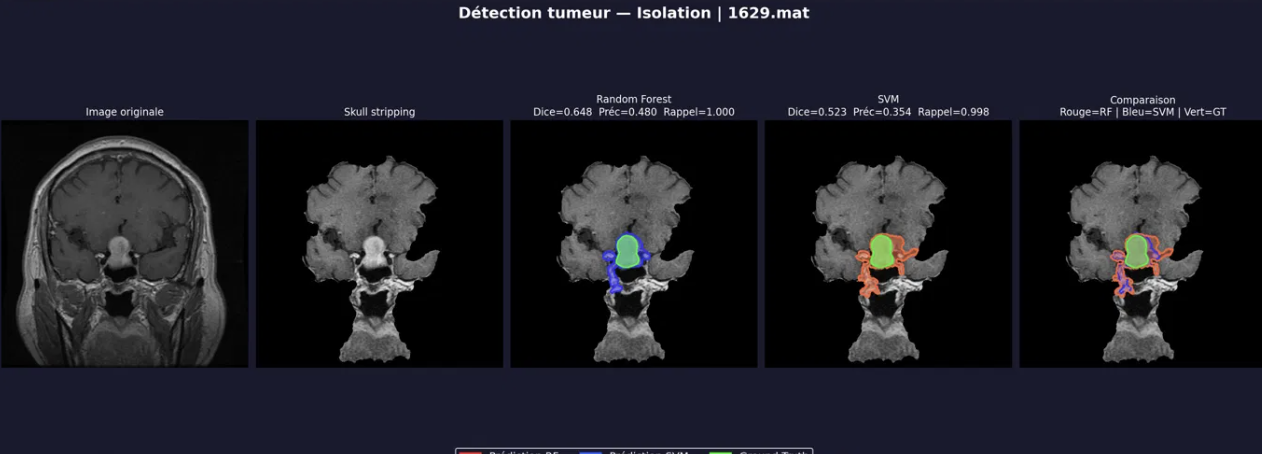
#> input picture script/1629.png, 1262 x 454 px
$ python -i test_image1_sans_yeux.py   (imports and definitions only)
#> lines starting #> are read from the running program, lines starting #| are printed output that depends on the picture; after the words box and inside, x2 and y2 are one past the last pixel; in counts of white or black regions, pixels touching at a corner belong together
import numpy as np
import cv2
import h5py
import matplotlib.pyplot as plt
from skimage.segmentation import active_contour
from skimage.filters import gaussian, threshold_otsu
from skimage.draw import polygon
from skimage import measure, morphology
from scipy.ndimage import binary_fill_holes

# ============================================================
# 1. CHARGEMENT
# ============================================================
# [5 lines left out: function charger_mat_v73, not called in this run]


# ============================================================
# 2. NORMALISATION
# ============================================================
def normaliser(img_raw):
    return cv2.normalize(img_raw, None, 0, 255, cv2.NORM_MINMAX).astype(np.uint8)


# ============================================================
# 3. SUPPRESSION DU CRÂNE : Otsu → ellipse → snake → soustraction
# ============================================================
def supprimer_crane(img_8u,
                    sigma_snake=3,
                    alpha=0.01, beta=5, gamma=0.001,
                    rayon_dilation=15,
                    seuil_crane=170):
#> called with sigma_snake = 3, alpha = 0.01, beta = 5, gamma = 0.001, rayon_dilation = 15, seuil_crane = 170
    h, w = img_8u.shape
#> h = 454; w = 1262

    # Otsu → plus grande région → fill holes
    img_blur = cv2.GaussianBlur(img_8u, (5, 5), 0)
    seuil    = threshold_otsu(img_blur)
#> seuil = 56
    mask_bin = (img_blur > seuil).astype(np.uint8)
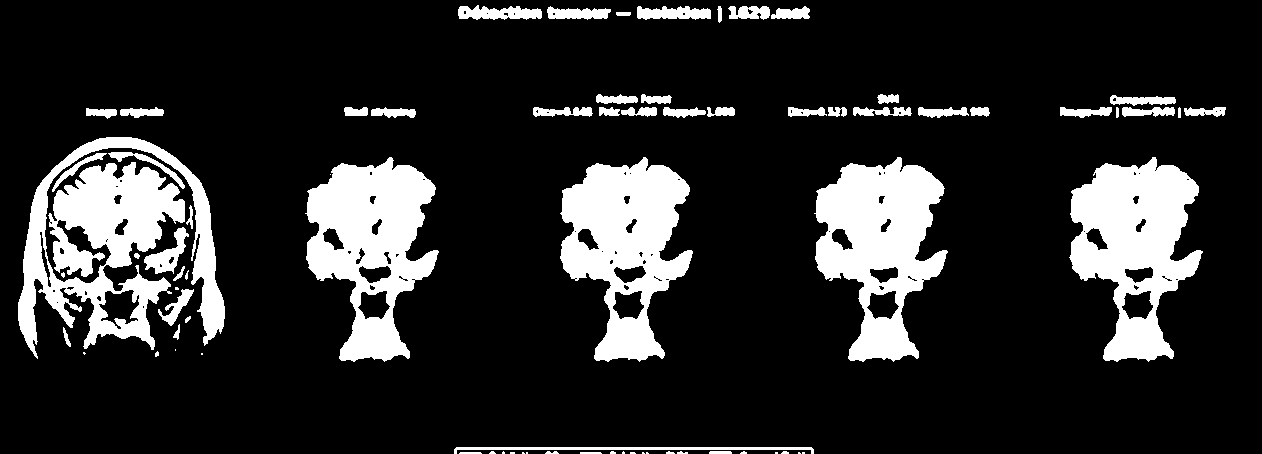
#> mask_bin: shape (454, 1262); values 0 (black) and 1 (white), 16.6% white; 75 white regions (23 under 20 px)
    labels   = measure.label(mask_bin)
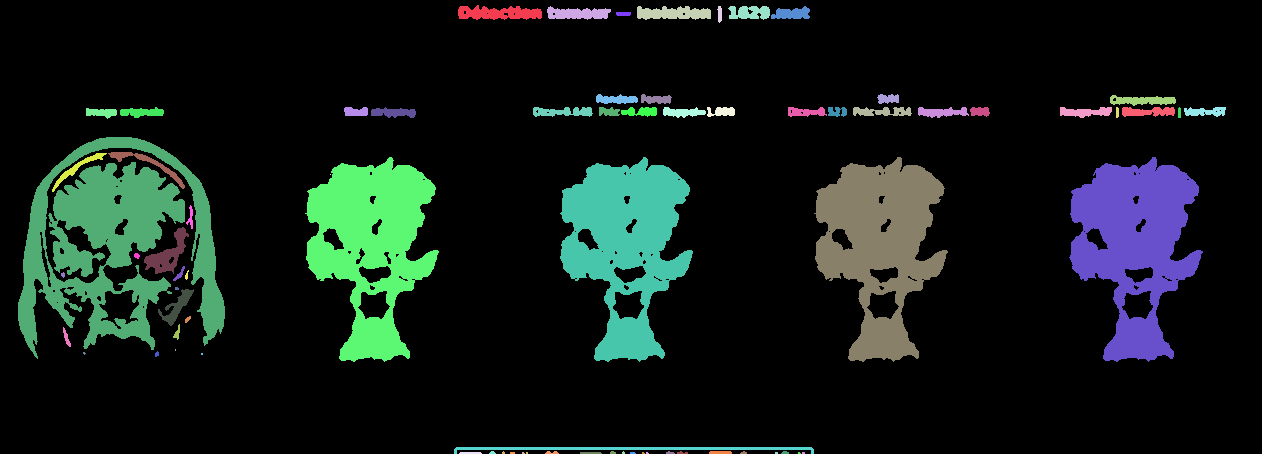
#> labels: shape (454, 1262) int64; 76 distinct labels, from 0 to 75; one colour per label, 0 black
    regions  = measure.regionprops(labels)
#> regions = 75 regions; largest, box (x1, y1, x2, y2) and area: (18, 137, 225, 359) 20820, (1069, 157, 1203, 362) 15403, (814, 157, 948, 362) 15391, (560, 157, 693, 362) 15242, (305, 157, 439, 362) 15146
    plus_grande = max(regions, key=lambda r: r.area)
    mask_brain  = (labels == plus_grande.label).astype(np.uint8)
#> mask_brain: shape (454, 1262); values 0 (black) and 1 (white), 3.6% white; 1 white region, box (x1, y1, x2, y2) and area: (18, 137, 225, 359) 20820
    mask_brain  = binary_fill_holes(mask_brain).astype(np.uint8)
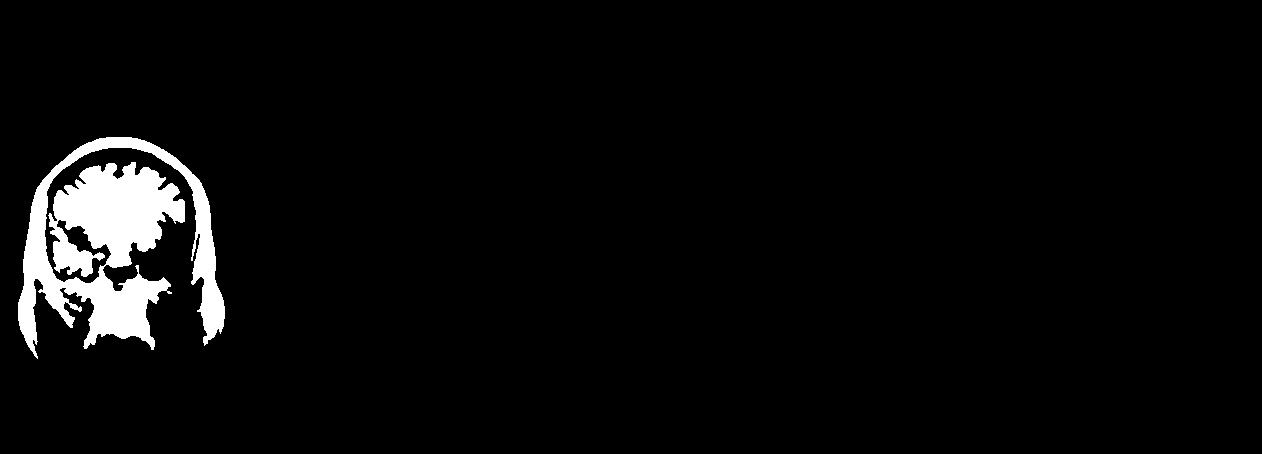
#> mask_brain: shape (454, 1262); values 0 (black) and 1 (white), 3.9% white; 1 white region

    # Ellipse ajustée sur le masque (init snake)
    contours, _ = cv2.findContours(mask_brain, cv2.RETR_EXTERNAL,
                                   cv2.CHAIN_APPROX_SIMPLE)
#> contours = 1 contour; box (x1, y1, x2, y2) and area: (18, 137, 225, 359) 20834
    cnt = max(contours, key=cv2.contourArea)
#> cnt = contour of 1246 points, box (x1, y1, x2, y2) (18, 137, 225, 359), area 20834
    (cx, cy_e), (ax, ay), angle = cv2.fitEllipse(cnt)
#> cx = 121.4; cy_e = 252.9; ax = 179.9; ay = 210; angle = 179.3
    s      = np.linspace(0, 2 * np.pi, 400)
    r_init = cy_e + (ay / 2 * 0.92) * np.sin(s)
#> r_init = 400 values, max 349.5 at index 100, min 156.3 at index 299, mean 252.9
    c_init = cx   + (ax / 2 * 0.92) * np.cos(s)
#> c_init = 400 values, max 204.2 at index 0, min 38.71 at index 199, mean 121.7
    init_contour = np.array([r_init, c_init]).T
#> init_contour = 400 pairs, first value 156.3 to 349.5, second value 38.71 to 204.2

    # Snake
    img_smooth = gaussian(img_8u, sigma=sigma_snake)
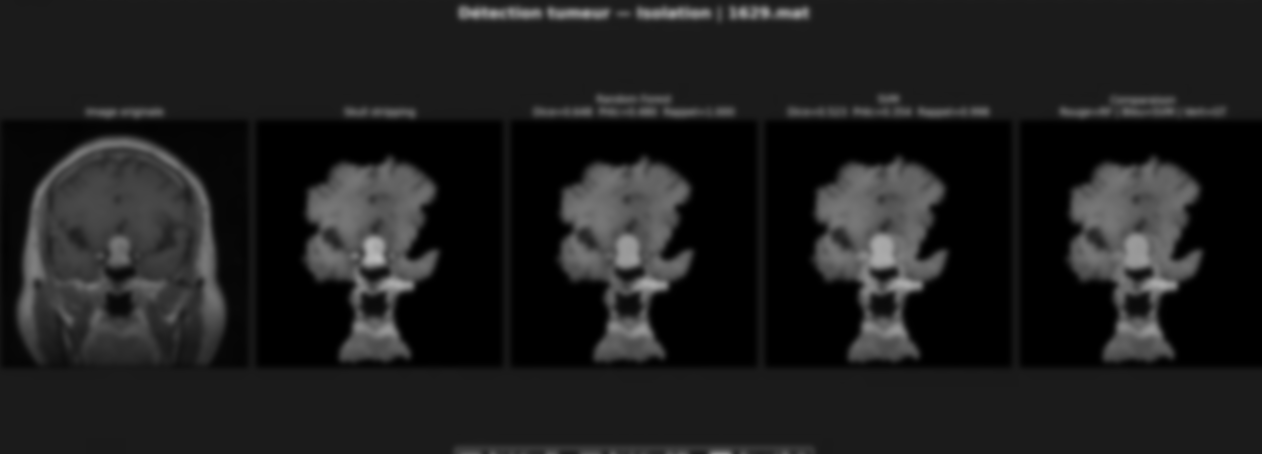
#> img_smooth: shape (454, 1262) float64; min 0, max 0.733, mean 0.119
    snake = active_contour(img_smooth, init_contour,
                           alpha=alpha, beta=beta, gamma=gamma)
#> snake = 400 pairs, first value 145.7 to 335.1, second value 38.04 to 204

    # Masque intérieur snake = cerveau
    mask_interieur = np.zeros((h, w), dtype=np.uint8)
    rr, cc = polygon(snake[:, 0], snake[:, 1], (h, w))
    mask_interieur[rr, cc] = 1

    # Anneau crâne = entre Otsu et snake, dilaté
    masque_crane = ((mask_brain == 1) & (mask_interieur == 0)).astype(np.uint8)
#> masque_crane: shape (454, 1262); values 0 (black) and 1 (white), 1.1% white; 5 white regions (2 under 20 px), largest, box (x1, y1, x2, y2) and area: (18, 137, 225, 359) 6085, (115, 332, 155, 350) 191, (83, 331, 106, 349) 173
    masque_crane = morphology.dilation(masque_crane, morphology.disk(rayon_dilation))
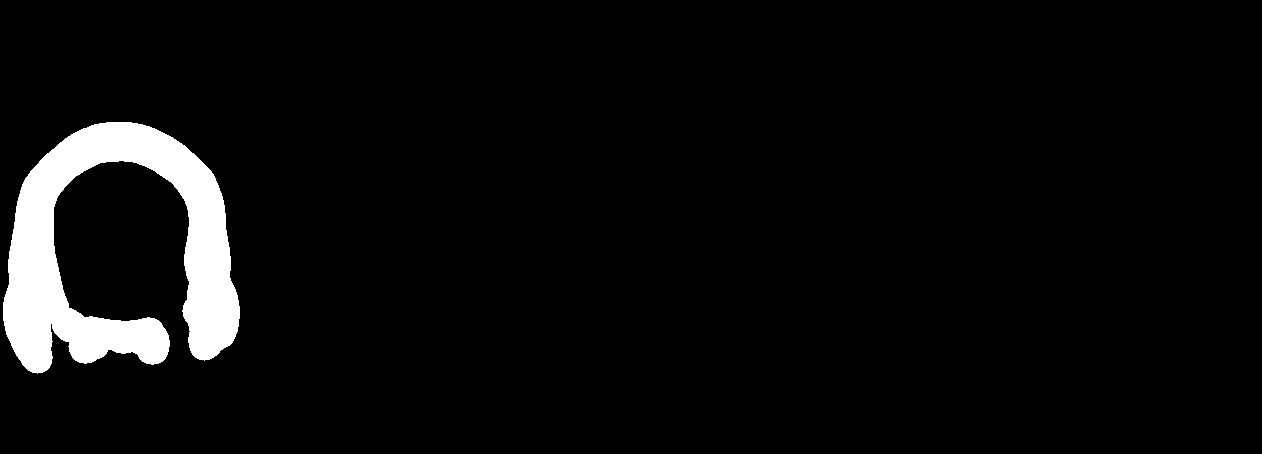
#> masque_crane: shape (454, 1262); values 0 (black) and 1 (white), 4.8% white; 1 white region, box (x1, y1, x2, y2) and area: (3, 122, 240, 374) 27539
    masque_crane = (masque_crane * mask_brain).astype(np.uint8)
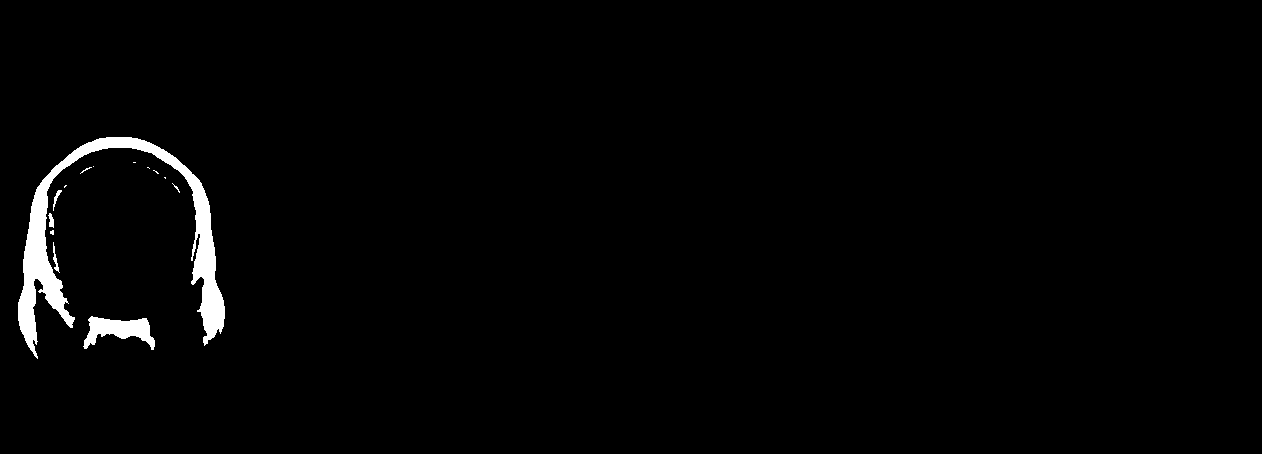
#> masque_crane: shape (454, 1262); values 0 (black) and 1 (white), 1.7% white; 14 white regions (9 under 20 px), largest, box (x1, y1, x2, y2) and area: (18, 137, 225, 359) 8141, (83, 316, 155, 350) 1255, (53, 242, 60, 273) 72, (48, 213, 54, 228) 58, (53, 190, 62, 211) 56

    img_sans_crane = img_8u.copy()
    img_sans_crane[masque_crane == 1] = 0
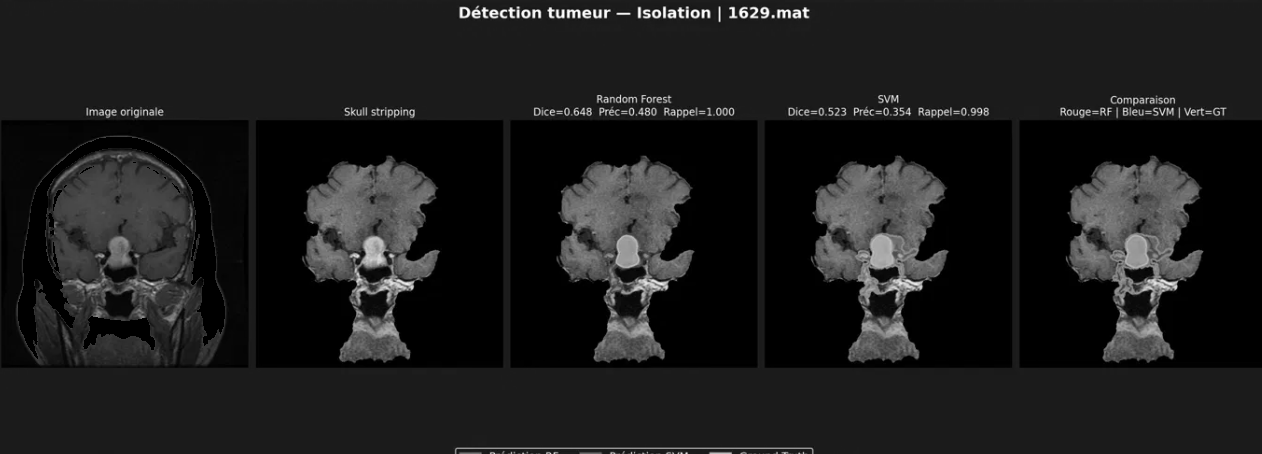
#> img_sans_crane: shape (454, 1262); min 0, max 255, mean 28.8

    print(f"Crâne supprimé : {masque_crane.sum()} pixels")
#| Crâne supprimé : 9656 pixels
    return img_sans_crane, masque_crane, init_contour, snake


# ============================================================
# 4. SUPPRESSION DES ORBITES sur IMAGE ORIGINALE
# ============================================================
# [92 lines left out: functions supprimer_orbites, afficher_resultats, not called in this run]


# ============================================================
# 6. PIPELINE PRINCIPAL  —  paramètres figés
# ============================================================
# [34 lines not run here, left out]

>>> import cv2
>>> picture = cv2.imread('script/1629.png', cv2.IMREAD_GRAYSCALE)
>>> result = supprimer_crane(picture)

$ run again, on script/1644.png
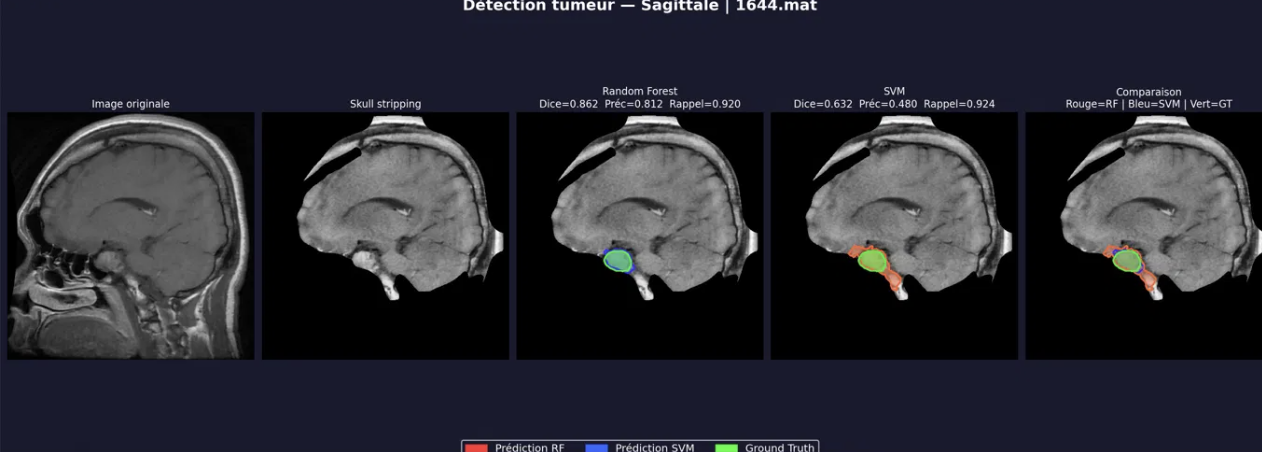
#> input picture script/1644.png, 1262 x 452 px
#> seuil = 67
#> mask_bin: shape (452, 1262); values 0 (black) and 1 (white), 23.8% white; 83 white regions (17 under 20 px)
#> in supprimer_crane, `labels   = measure.label(mask_bin)`:
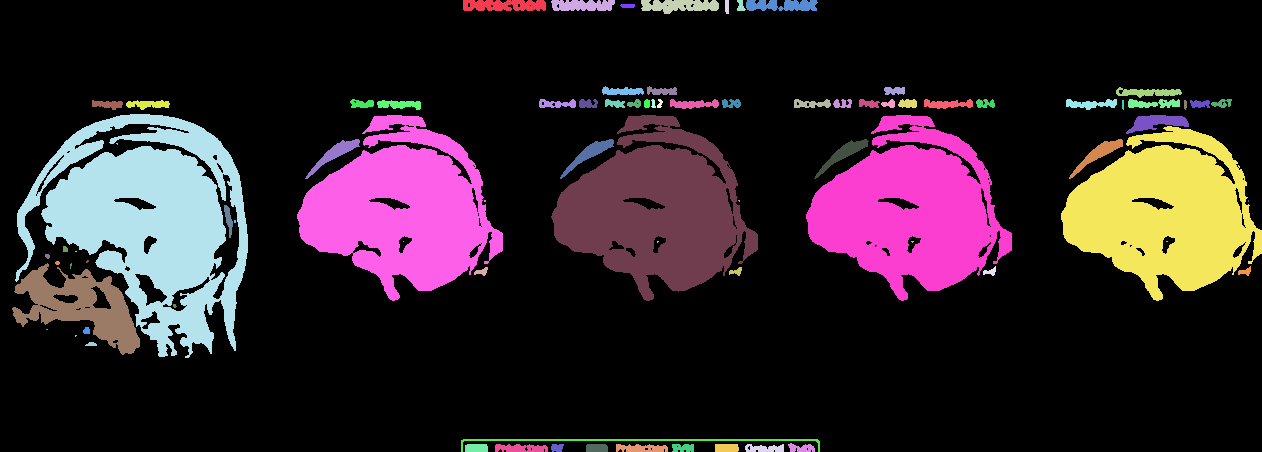
#> labels: shape (452, 1262) int64; 84 distinct labels, from 0 to 83; one colour per label, 0 black
#> regions = 83 regions; largest, box (x1, y1, x2, y2) and area: (15, 114, 248, 358) 29488, (806, 115, 1012, 301) 22088, (551, 115, 758, 301) 21974, (297, 115, 503, 301) 21866, (1061, 126, 1262, 301) 21361
#> contours = 1 contour; box (x1, y1, x2, y2) and area: (15, 114, 248, 358) 29808
#> cnt = contour of 1148 points, box (x1, y1, x2, y2) (15, 114, 248, 358), area 29808
#> cx = 142.4; cy_e = 233.3; ax = 205.6; ay = 226.7; angle = 147.9
#> r_init = 400 values, max 337.6 at index 100, min 129.1 at index 299, mean 233.3
#> c_init = 400 values, max 237 at index 0, min 47.82 at index 199, mean 142.6
#> init_contour = 400 pairs, first value 129.1 to 337.6, second value 47.82 to 237
#> snake = 400 pairs, first value 133.5 to 335.9, second value 42.8 to 238.2
#> in supprimer_crane, `img_sans_crane[masque_crane == 1] = 0`:
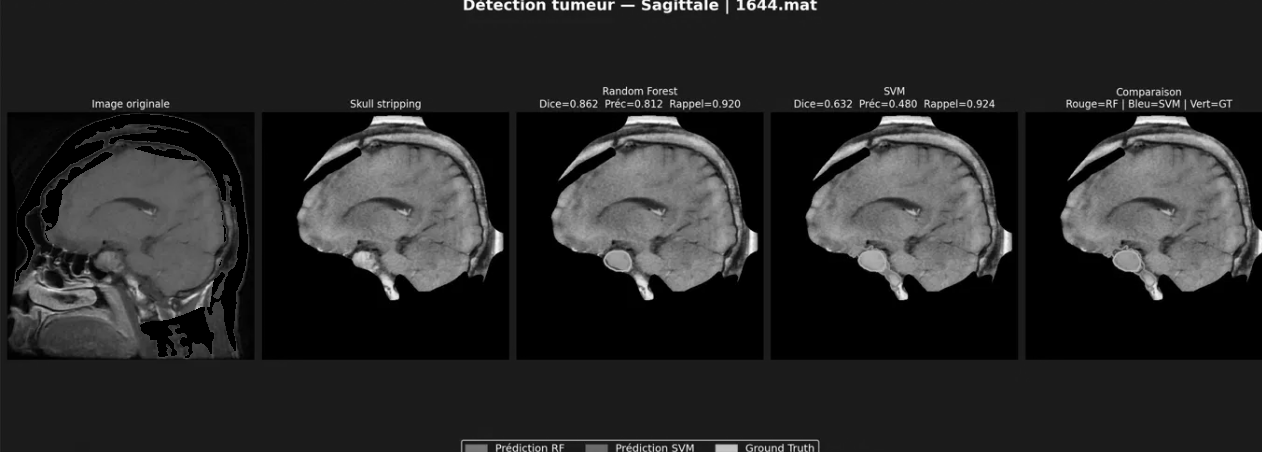
#> img_sans_crane: shape (452, 1262); min 0, max 255, mean 40.3
#| Crâne supprimé : 11033 pixels
